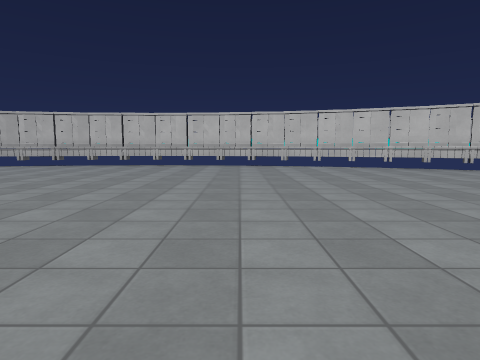
View 1 (above)

16 first-person views from a walk through a 3-D level made in the Godot game engine. The camera is 1.2 m above the floor, tilts 6° down and sees 75° across. The floor is counted in squares, 2 m on a side. Each view is taken from the middle of a square. On the plan, view 1 faces up. The plan holds only what a view shows up to about 9 squares ahead; the rest is blank. The place goes on beyond the plan. Surface patterns are stand-ins for the level's own textures.

View 2
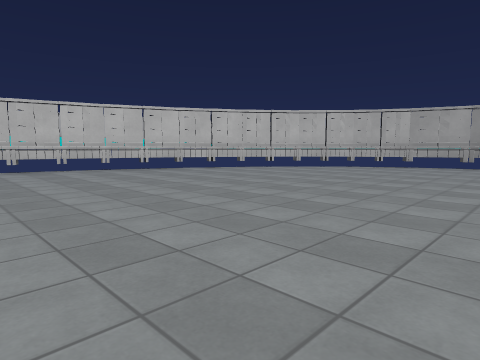

View 3
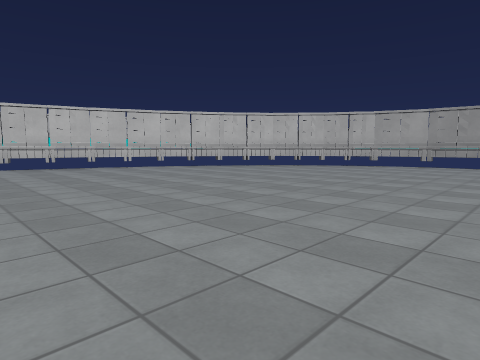

View 4
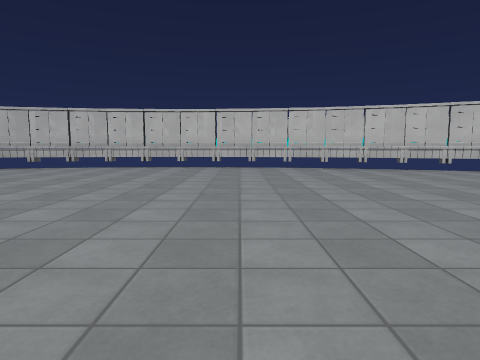

View 5
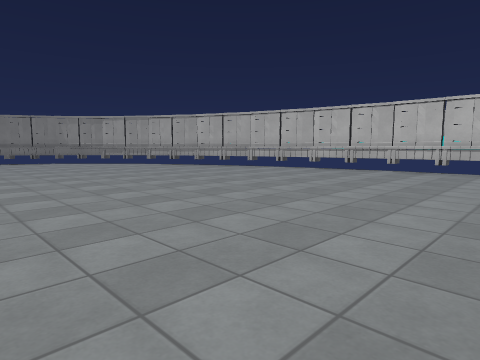

View 6
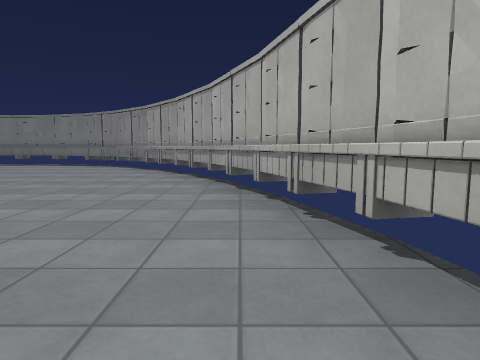

View 7
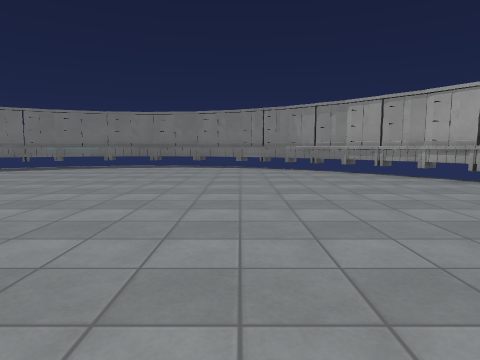

View 8
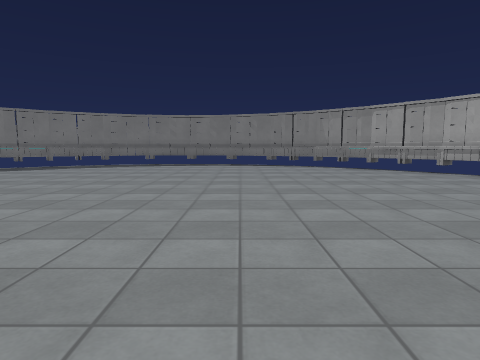

View 9
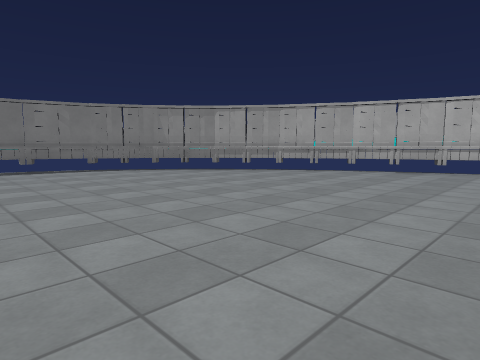

View 10
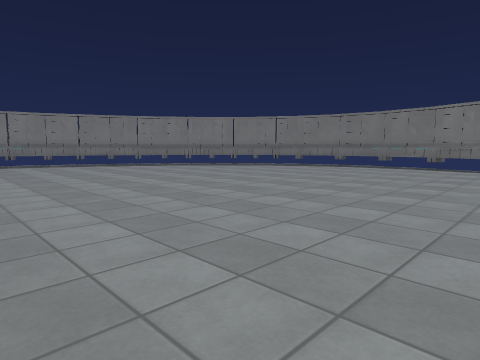

View 11
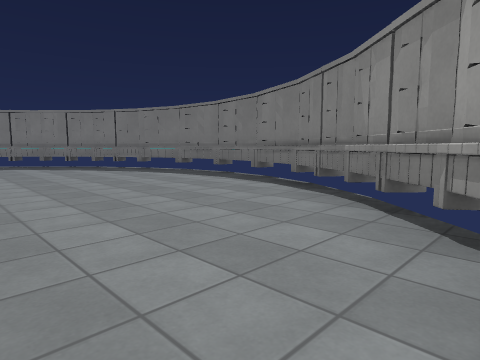

View 12
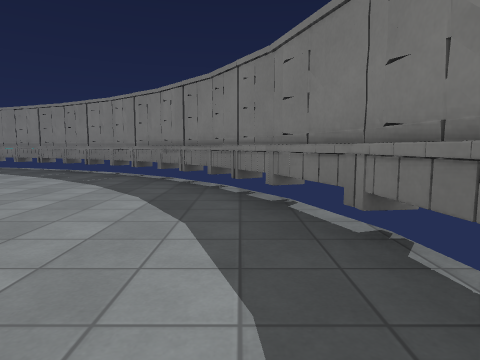

View 13
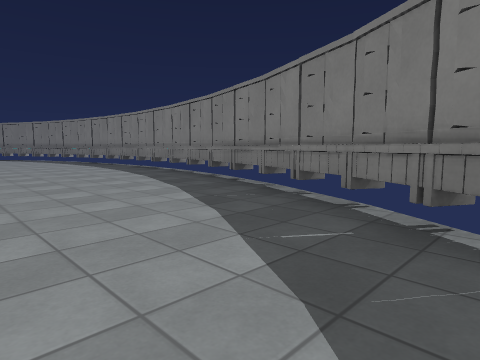

View 14
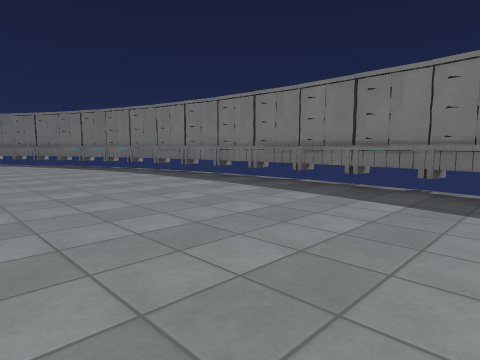

View 15
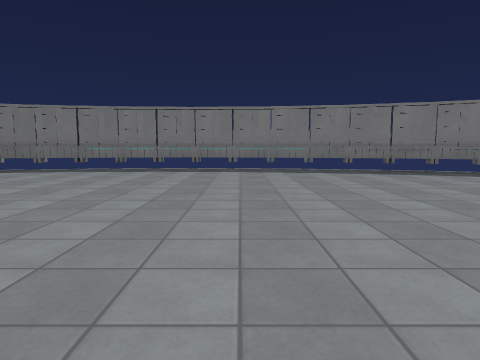

View 16
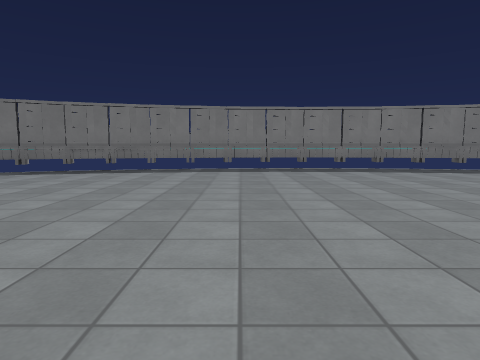

### Floor plan
Points are (right, up) in squares from view 1. A wall is a line through its corners. A room is listed if a view was taken in it or the views show most of it. See-through windows are left out.
Room 1 (views 1, 2, 3, 4, 5, 6, 7, 8, 9, 10, 11, 12, 13, 14, 15, 16)
walls: (-2.9, -7.7) (0.4, -7.5); (-5.9, -7.3) (-6, -7.8); (-4.3, -7.7) (-3.9, -7.5); (-5.5, -7.5) (-1.6, -7.8); (-0.8, -7.6) (2.4, -7.1); (-5, -7.7) (-4.4, -7.5); (-3, 10.2) (-4.9, 10.1); (-4.3, 10.2) (-7.3, 9.7); (-7.5, -7.2) (-4, -7.7); (-6.1, 10) (-6.4, 9.6); (-6.2, 10) (-6.7, 9.7); (-6.8, 9.8) (-7.1, 9.5); (-6.8, 9.8) (-9.7, 8.9); (-7.1, -7.7) (-6.9, -7.2); (-3.8, 10.6) (-3.8, 10.1); (1.3, -7.7) (1.2, -7.3) (4.2, -6.4); (-8.1, -7.4) (-7.9, -6.9); (1.5, 9.8) (-0.6, 10.1); (3.2, -6.7) (4.6, -6.2); (2.3, -7.5) (2.2, -7); (-9, -7.1) (-8.9, -6.7) (-6.8, -7.3); (-9.1, 9.2) (-9.4, 8.8); (-10.6, -5.9) (-7.9, -7.1); (-9.9, -6.7) (-9.8, -6.3) (-9.5, -6.2); (-8.8, 9.7) (-8.7, 9.2) (-10.6, 8.4); (-10, 8.8) (-12.2, 7.5); (3.9, 9.1) (0.8, 9.9); (-11.3, 8.3) (-11.6, 7.7); (-12.6, -4.8) (-10, -6.3); (5.6, 8.2) (2.6, 9.5) (2.1, 9.4); (6.1, 7.8) (4.3, 8.9); (-12.5, -5.3) (-12.2, -5); (-12.7, 7) (-12.8, 6.8); (-13.5, -3.9) (-11.4, -5.6); (-12.3, 8) (-12, 7.6) (-13.5, 6.4); (-13.2, -4.8) (-12.9, -4.4); (-13, 7.4) (-12.7, 7.1); (-13.9, 6.3) (-14, 5.6); (-14.6, -2.7) (-13.4, -4); (-13.7, 6.9) (-13.4, 6.5) (-14.6, 5.3); (-14.5, 5.3) (-15.5, 3.7) (-15.5, 3.3); (-14.4, -3.6) (-14, -3.3); (-15.4, -1.4) (-14.5, -2.8); (-15.2, 4.9) (-14.9, 4.7) (-14.8, 4.4); (-15.8, 2.8) (-16, 1.2); (-15.9, 0) (-15.5, -0.5); (-15.9, 0) (-15.3, -1.5); (-15.6, 4.2) (-15.3, 4) (-15.8, 2.5); (-16, 1.4) (-15.8, -0.1); (-16.2, 1.4) (-16.4, 0.8); (10.4, 1.4) (10.3, 2.6) (9.8, 4)
low walls: (-13.9, -4.2) (-13.5, -3.9)

Where each view was taken, in squares from view 1:
view 1: 0 up, 0 right, facing up
view 2: 1 up, 0 right, facing up-right
view 3: 0 up, 0 right, facing up-right
view 4: 1 up, 1 left, facing up
view 5: 2 up, 2 left, facing up-left
view 6: 9 up, 5 left, facing left
view 7: 4 up, 6 left, facing left
view 8: 3 up, 5 left, facing left
view 9: 1 up, 7 left, facing up-left
view 10: 5 up, 6 left, facing down-left
view 11: 7 up, 11 left, facing down-left
view 12: 2 up, 15 left, facing down
view 13: 3 down, 12 left, facing down-right
view 14: 3 down, 6 left, facing down-right
view 15: 1 up, 4 left, facing down
view 16: 1 up, 1 left, facing down
